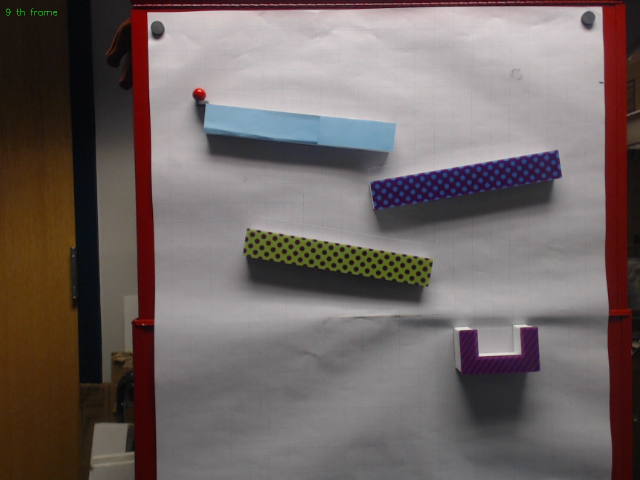
#> input picture frames/frame009.jpg, 1280 x 960 px (shown at 1/2 size); its folder holds only this picture in this run
$ python main.py   (Python 2 division)   (older library calls are emulated)
#> lines starting #> are read from the running program, lines starting #| are printed output that depends on the picture; after the words box and inside, x2 and y2 are one past the last pixel; in counts of white or black regions, pixels touching at a corner belong together
### run.py
import numpy as np
import cv2
import sys
import imutils
import os
import glob

kernel = np.ones((5,5), np.uint8)

# background subtractor
fgbg = cv2.createBackgroundSubtractorMOG2()


cnt_min_vertices = 0
cnt_max_vertices = 1000000
cnt_solidity = [0.0, 100.0]
cnt_min_area = 200.0
cnt_max_area = 5000.0


points = []
radiuses = []


def find_corners(img):

	gray = cv2.cvtColor(img.copy(),cv2.COLOR_BGR2GRAY)

	ret,gray = cv2.threshold(gray, 85,255,1)

	cv2.imshow('filter', gray)
	contours = cv2.findContours(gray,cv2.RETR_LIST,cv2.CHAIN_APPROX_SIMPLE)[-2]

	tmp_x = []
	tmp_y = []
	results = []

	if len(contours) > 0 :

		c = max(contours, key=cv2.contourArea)
		x,y,w,h = cv2.boundingRect(c)

        	results.append(x)
		results.append(y)
		results.append(w)
		results.append(h)

	print results

	return results


def track(frame, corners, counter, surfaces,f):

    fgmask = fgbg.apply(frame)
    fgmask = cv2.morphologyEx(fgmask, cv2.MORPH_OPEN, kernel)

    cv2.imshow('mask',fgmask)
    blurred = cv2.GaussianBlur(frame, (11, 11), 0)
    hsv = cv2.cvtColor(blurred, cv2.COLOR_BGR2HSV)
    kernel2 = np.ones((1,1),np.uint8)
    mask2 = cv2.inRange(hsv, (0, 50, 50), (10,255,255))
    mask2 = cv2.morphologyEx(mask2, cv2.MORPH_OPEN, kernel2)
    mask2 = cv2.morphologyEx(mask2, cv2.MORPH_CLOSE, kernel2)

    mask3 = cv2.inRange(hsv, (166, 50, 70), (180,255,255))
    mask3 = cv2.morphologyEx(mask3, cv2.MORPH_OPEN, kernel2)
    mask3 = cv2.morphologyEx(mask3, cv2.MORPH_CLOSE, kernel2)

    mask_r= cv2.bitwise_or(mask3,mask2)
    cv2.imshow('red mask', mask_r)

    res = cv2.bitwise_and(fgmask,mask_r)

    cnts = cv2.findContours(mask_r.copy(), cv2.RETR_EXTERNAL,cv2.CHAIN_APPROX_SIMPLE)[-2]
    center = None

    detected_balls = cv2.goodFeaturesToTrack(res.copy(), maxCorners=100, qualityLevel=0.5,minDistance=20, blockSize=9)


	# do it once
    if corners is None:
        corners = find_corners(frame)

    if len(cnts) > 0:

        for cnt in cnts :

            ((u, v), radius) = cv2.minEnclosingCircle(cnt)

            area = cv2.contourArea(cnt)
            if (area > cnt_max_area or area < cnt_min_area):
                continue

            center = (int(u),int(v))

            cv2.circle(frame,(int(u),int(v)), int(radius), (0,0,255),2)
            points.append((int(u),int(v)))
            f.write(str(int(u)) + ' , ' + str(int(v)) + '\n')
            radiuses.append(radius)


    s = 'undefined'

	# decide status, sliding, bouncing, falling
    if ((len(points) > 5) and (len(surfaces) > 0) and (len(radiuses) > 0) ) :

        frame = get_status(points, frame, surfaces, np.mean(radiuses),f )

    for i in np.arange(1, len(points)):
		# if either of the tracked points are None, ignore them
        if points[i - 1] is None or points[i] is None:
            continue

		# check to see if enough points have been accumulated in the buffer
		#if i == 1 and points[-10] is not None:
        cv2.circle(frame, points[i], 2, (20, 255, 255), 1)
        cv2.line(frame, points[i - 1], points[i], (255, 0, 0), 1)

    counter = counter +1
    #cv2.putText(frame, "{} th frame".format(counter),
    #	(10, 30), cv2.FONT_HERSHEY_SIMPLEX, 0.6, (0, 255, 0), 1)

    cv2.imshow('img', frame)
    # [5 lines of commented-out code are left out]
    cv2.imwrite("./color/%03d.jpg" % counter,frame)
    cv2.imwrite("./res/%03d.jpg" % counter,mask)

    return frame


# [81 lines left out: functions get_status, find_surface, not called in this run]

### color_det.py
# import the necessary packages
from __future__ import print_function
from collections import deque
import numpy as np
import argparse
import imutils
import cv2
#import urllib #for reading image from URL
import glob

# import the necessary packages

from imutils import perspective
from imutils import contours
from scipy.spatial import distance as dist

import run

def order_points(pts, corners):
    # sort the points based on their x-coordinates
    xSorted = pts[np.argsort(pts[:, 0]), :]

    ySorted = pts[np.argsort(pts[:, 1]), :]

    upper = ySorted[-1]

    # grab the left-most and right-most points from the sorted
    # x-roodinate points
    leftMost = xSorted[:2, :]
    rightMost = xSorted[2:, :]

    left = leftMost[0][0]
    right = rightMost[1][0]

    # now, sort the left-most coordinates according to their
    # y-coordinates so we can grab the top-left and bottom-left
    # points, respectively
    leftMost = leftMost[np.argsort(leftMost[:, 1]), :]
    (tl, bl) = leftMost

    # now that we have the top-left coordinate, use it as an
    # anchor to calculate the Euclidean distance between the
    # top-left and right-most points; by the Pythagorean
    # theorem, the point with the largest distance will be
    # our bottom-right point
    D = dist.cdist(tl[np.newaxis], rightMost, "euclidean")[0]
    (br, tr) = rightMost[np.argsort(D)[::-1], :]

    # return the coordinates in top-left, top-right,
    # bottom-right, and bottom-left order
    return np.array([tl, tr, br, bl], dtype="float32")


# define the lower and upper boundaries of the colors in the HSV color space
lower = {'red':(166, 84, 141), 'green':(66, 122, 129), 'blue':(100, 40, 80), 'yellow':(23, 59, 119),  'violet':(130,25,30), 'brown' : (10,60,10)} #assign new item lower['blue'] = (93, 10, 0) 'orange':(0, 50, 80),
upper = {'red':(186,255,255), 'green':(86,255,255), 'blue':(120,255,255), 'yellow':(54,255,255),  'violet':(160,200,90), 'brown' : (20,75,30)} #'orange':(20,255,255)

# define standard colors for circle around the object
colors = {'red':(0,0,255), 'green':(0,255,0), 'blue':(255,0,0), 'yellow':(0, 255, 217),  'violet':(124,93,153), 'brown' : (15,70,20)} # 'orange':(0,140,255),


def detect_shape(c):
	# initialize the shape name and approximate the contour
	shape = "unidentified"
	peri = cv2.arcLength(c, True)
	approx = cv2.approxPolyDP(c, 0.04 * peri, True)

	print (len(approx))

	# if the shape has 4 vertices, it is either a square or
	# a rectangle
	# or 2 , is the violet with blue dots on it
	if len(approx) == 4:
		shape = "rectangle"

	# if the shape is a pentagon, it will have 5 vertices
	elif len(approx) >= 6:
		shape = "concave"

	return shape

corners =None

counter = 0


def detect_env(frame, corners,f):

	stuffs = deque(maxlen = 64)

	blurred = cv2.GaussianBlur(frame, (11, 11), 0)
	hsv = cv2.cvtColor(blurred, cv2.COLOR_BGR2HSV)


        kernel = np.ones((9,9),np.uint8)

	mask = cv2.inRange(hsv, lower['blue'], upper['blue'])
    	mask = cv2.morphologyEx(mask, cv2.MORPH_OPEN, kernel)
    	mask = cv2.morphologyEx(mask, cv2.MORPH_CLOSE, kernel)
        '''
	maskv = cv2.inRange(hsv, lower['violet'], upper['violet'])
	maskv = cv2.morphologyEx(maskv, cv2.MORPH_OPEN, kernelv)
	maskv = cv2.morphologyEx(maskv, cv2.MORPH_CLOSE, kernelv)
	   '''

        # find contours in the mask and initialize the current
        # (x, y) center of the ball
	#mask= cv2.bitwise_or(maskb,maskv)
	#cv2.imshow("mask blue", maskb)
	cv2.imshow("mask", mask)

        '''
        mask =  cv2.inRange(hsv, lower['brown'], upper['brown'])
        mask = cv2.morphologyEx(mask, cv2.MORPH_OPEN, kernelv)
        mask = cv2.morphologyEx(mask, cv2.MORPH_CLOSE, kernelv)
        '''

        cv2.imshow("mask", mask)

        cnts = cv2.findContours(mask.copy(), cv2.RETR_EXTERNAL,
        	    cv2.CHAIN_APPROX_SIMPLE)[-2]
        center = None


        	# only proceed if at least one contour was found
        if len(cnts) > 0:

            		# loop over the contours individually
        	for (i, c) in enumerate(cnts):
                	# if the contour is not sufficiently large, ignore it
                	if cv2.contourArea(c) < 500:
				        continue


                	# compute the rotated bounding box of the contour, then
                	# draw the contours
                	box = cv2.minAreaRect(c)
                	box = cv2.cv.BoxPoints(box) if imutils.is_cv2() else 								cv2.boxPoints(box)
                	box = np.array(box, dtype="int")

			# order the points in the contour such that they appear
                	# in top-left, top-right, bottom-right, and bottom-left
                	# order, then draw the outline of the rotated bounding
                	# box
                	rect = order_points(box, corners)

                        if rect is None:
				            continue

                	cv2.drawContours(frame, [box], -1, colors['blue'], 2)
                	# show the original coordinates
                	#print("Object #{}:".format(i + 1))
                	#print(box)

                	#get shape, rectangles are obstacles, the concave one is the goal
			shape = detect_shape(c)

			# luckily the goal has a specific shape
			if (shape == 'concave'):
				stuffs.appendleft(rect)
                        	f.write('goal' + '\n')
                        	f.write( ','.join( str(v) for v in rect))
                        	f.write('\n')
			        # the rest are ostacles
                    	else :
				stuffs.append(rect)

                	# show the re-ordered coordinates
                	#print(rect.astype("int"))
                	#print("")
                	# loop over the original points and draw them

			'''
                	for ((x, y), color) in zip(rect, colors):
                    	cv2.circle(frame, (int(x), int(y)), 5, colors[key], -1)

                	# draw the object num at the top-left corner
                	cv2.putText(frame, key +" "+ shape,
                                (int(rect[0][0] - 15), int(rect[0][1] - 15)),
                   			cv2.FONT_HERSHEY_SIMPLEX, 0.55, colors[key], 2)
			'''
	return stuffs

### main.py
import numpy as np
import cv2
import sys
import imutils
import os
import glob
from collections import deque

# import the necessary packages

from imutils import perspective
from imutils import contours
from scipy.spatial import distance as dist

# import moduls
import color_det as det
import run

corners = None

obstacles = []
stuffs = deque(maxlen = 64)

surfaces = []
normals = []

goal = None

sort = False

# files for debugging
f = open('./ptscoordinate.txt','w')
f1 = open('./normalscoordinate.txt','w')
f2 = open('./obstaclecoordinate.txt','w')

def calculate_normal(pts):

	p1 = pts[0]
	p2 = pts[1]
	p3 = pts[2]

	dx = p2[0] - p1[0]
	dy = p2[1] - p1[1]


	angle = np.arctan2(dx,dy)
	len = 80

	x1 = (p1[0] + p2[0])/2.0
	y1 = (p1[1] + p2[1])/2.0
	x2 = x1 + len * np.cos(angle)
	y2 = y1 - len * np.sin(angle)

	return ([(x1,y1),(x2,y2)])

counter = 0

# put the image files in the folder frames, numbered them
for img in sorted(glob.glob("./frames/*.jpg"))  :

	frame = cv2.imread(img)
#> frame is the input picture: shape (960, 1280, 3); mean B, G, R 100.3, 102, 112.3

	if corners is None:
        	corners = run.find_corners(frame)
#> in find_corners, `gray = cv2.cvtColor(img.copy(),cv2.COLOR_BGR2GRAY)`:
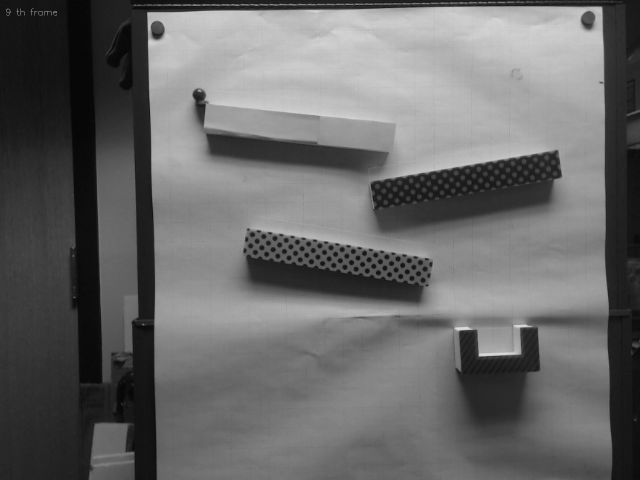
#> gray: shape (960, 1280) (shown at 1/2 size); min 5, max 222, mean 104.9
#> in find_corners, `ret,gray = cv2.threshold(gray, 85,255,1)`:
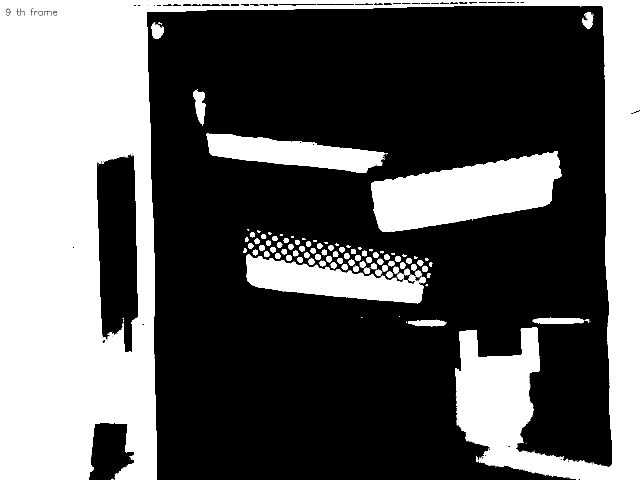
#> gray: shape (960, 1280) (shown at 1/2 size); 37.6% white; 156 white regions (68 under 20 px)
#> in find_corners, `contours = cv2.findContours(gray,cv2.RETR_LIST,cv2.CHAIN_APPROX_SIMPLE..`: contours = 355 contours, 232 with area under 20; largest, box (x1, y1, x2, y2) and area: (0, 0, 1280, 960) 399913, (742, 302, 1124, 464) 38139, (193, 308, 277, 705) 26676, (492, 508, 852, 608) 19060, (412, 266, 776, 346) 15434
#> in find_corners, `c = max(contours, key=cv2.contourArea)`: c = contour of 851 points, box (x1, y1, x2, y2) (0, 0, 1280, 960), area 399913
#> in find_corners, `x,y,w,h = cv2.boundingRect(c)`: x = 0; w = 1280; h = 960
#| [0, 0, 1280, 960]
#> corners = [0, 0, 1280, 960]

	if (len(stuffs) < 1):
	        stuffs = det.detect_env(frame,corners,f2)
#> in detect_env, `hsv = cv2.cvtColor(blurred, cv2.COLOR_BGR2HSV)`: hsv: shape (960, 1280, 3); mean H, S, V 105.6, 57.9, 114.5
#> in detect_env, `mask = cv2.inRange(hsv, lower['blue'], upper['blue'])`: mask: shape (960, 1280); 2.2% white; 103 white regions (9 under 20 px), largest, box (x1, y1, x2, y2) and area: (406, 209, 793, 307) 22724, (1104, 320, 1113, 329) 67, (1000, 326, 1009, 335) 66
#> in detect_env, `mask = cv2.morphologyEx(mask, cv2.MORPH_OPEN, kernel)`:
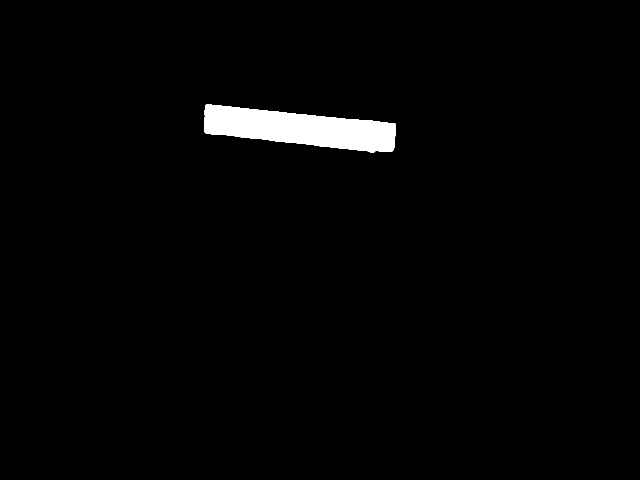
#> mask: shape (960, 1280) (shown at 1/2 size); 1.8% white; 1 white region, box (x1, y1, x2, y2) and area: (408, 209, 792, 305) 22678
#> in detect_env, `mask = cv2.morphologyEx(mask, cv2.MORPH_CLOSE, kernel)`: mask: shape (960, 1280); 1.8% white; 1 white region
#> in detect_env, `cnts = cv2.findContours(mask.copy(), cv2.RETR_EXTERNAL, cv2.CHAIN_APPR..`: cnts = 1 contour; box (x1, y1, x2, y2) and area: (408, 209, 792, 305) 22260
#> the loop in detect_env, `for (i, c) in enumerate(cnts):` made 1 pass
#> (box, xSorted in order_points, ySorted in order_points, left in order_points, right in order_points, D in order_points, rect, shape) on pass 1: ([[786, 308], [403, 270], [410, 207], [792, 245]], [[403, 270], [410, 207], [786, 308], [792, 245]], [[410, 207], [792, 245], [403, 270], [786, 308]], 403, 792, [389.3, 383.9], [[410, 207], [792, 245], [786, 308], [403, 270]], 'rectangle')
#| 4
#> after the loop in detect_env, `for (i, c) in enumerate(cnts):`:
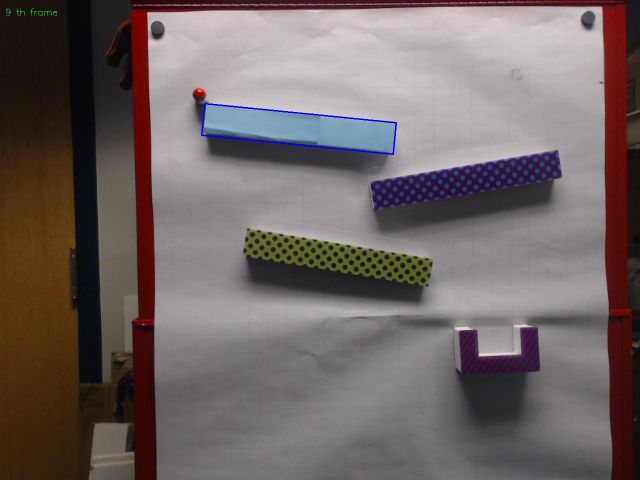
#> frame: shape (960, 1280, 3) (shown at 1/2 size); 0.22% of pixels changed, all inside (x1, y1, x2, y2) = (402, 206, 794, 310)

	if (len(normals) < 1) :
		for (i, rect) in enumerate(stuffs):
			if (i > 0):
		    		pts = calculate_normal(rect[:3])
				normals.append(pts)
				obstacles.append(rect)
				f1.write(','.join( str(p) for p in pts))
				f1.write('\n')
#> this loop made 1 pass
#> rect on pass 1: [[410, 207], [792, 245], [786, 308], [403, 270]]
#> after the loop, normals = []; obstacles = []

	if ((len(obstacles) == 3) and not sort) :
		# sort with the y coordinate of the top left element in rectangle
		obstacles.sort(key=lambda x: x[0][1])
		sort = True

	if ( len(surfaces) < 1  and len(obstacles) == 3):
		for o in obstacles:
			f2.write('obstacle' + '\n')
			f2.write(','.join(str(v) for v in o))
			f2.write('\n')
			surfaces.append(o[:2])

	# draw goal and obstacles :
	frame = run.track(frame, corners, counter, surfaces,f)
#> in track, `fgmask = fgbg.apply(frame)`: fgmask: shape (960, 1280); every value is 127
#> in track, `hsv = cv2.cvtColor(blurred, cv2.COLOR_BGR2HSV)`: hsv: shape (960, 1280, 3); mean H, S, V 105.6, 58.6, 114.7
#> in track, `mask2 = cv2.inRange(hsv, (0, 50, 50), (10,255,255))`: mask2: shape (960, 1280); 4.9% white; 138 white regions (118 under 20 px), largest, box (x1, y1, x2, y2) and area: (1208, 2, 1280, 787) 29685, (235, 19, 312, 960) 25020, (1228, 814, 1263, 960) 2807
#> in track, `mask3 = cv2.inRange(hsv, (166, 50, 70), (180,255,255))`: mask3: shape (960, 1280); 1.7% white; 119 white regions (87 under 20 px), largest, box (x1, y1, x2, y2) and area: (269, 0, 1235, 425) 14936, (1209, 227, 1221, 488) 1622, (1210, 519, 1230, 625) 680
#> in track, `mask_r= cv2.bitwise_or(mask3,mask2)`:
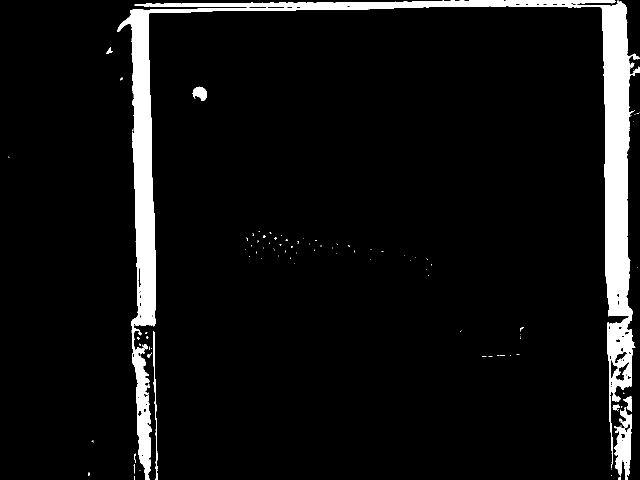
#> mask_r: shape (960, 1280) (shown at 1/2 size); 6.6% white; 114 white regions (100 under 20 px), largest, box (x1, y1, x2, y2) and area: (235, 0, 1280, 960) 75498, (1228, 814, 1263, 960) 2807, (306, 662, 315, 960) 611
#> in track, `res = cv2.bitwise_and(fgmask,mask_r)`: res: shape (960, 1280); values 0 (black) and 127 (white), 6.6% white; 114 white regions (100 under 20 px)
#> in track, `cnts = cv2.findContours(mask_r.copy(), cv2.RETR_EXTERNAL,cv2.CHAIN_APP..`: cnts = 113 contours, 102 with area under 20; largest, box (x1, y1, x2, y2) and area: (235, 0, 1280, 960) 73718, (1228, 814, 1263, 960) 2639, (385, 173, 414, 202) 516, (306, 662, 315, 960) 306, (1247, 792, 1263, 824) 218
#> in track, `detected_balls = cv2.goodFeaturesToTrack(res.copy(), maxCorners=100, q..`: detected_balls = 31 rows, first 8: [1237, 815], [291, 790], [284, 693], [295, 768], [1260, 662], [1244, 703], [1259, 755], [1250, 858]
#> the loop in track, `for cnt in cnts : ` made 113 passes
#> (u, v, radius, area) on passes 2, 20, 22, 32, 37: (1238.5, 956.3, 3.66, 21), (1231.8, 815.3, 7.89, 86), (1232.1, 795.4, 9.03, 142.5), (297.8, 711.2, 3.88, 20.5), (289, 693, 6.4, 43)
#> (u, v, radius, area, center) on passes 17, 21, 46: (1252.5, 886.5, 72.52, 2639, (1252, 886)), (1259.3, 807.6, 15.62, 218.5, (1259, 807)), (310.5, 810.5, 148.5, 306.5, (310, 810))
#> after the loop in track, `for cnt in cnts :`:
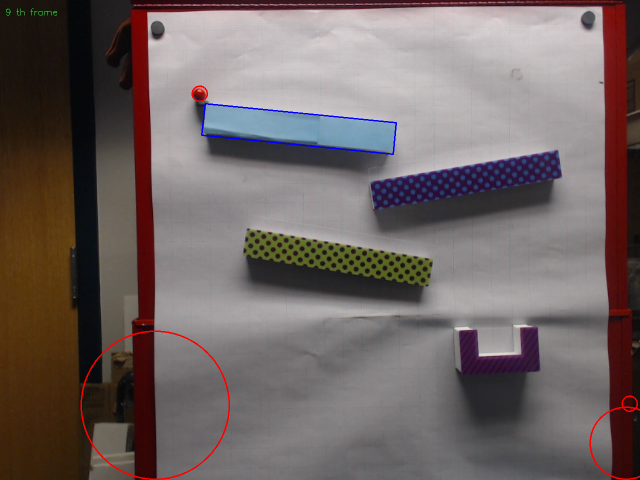
#> frame: shape (960, 1280, 3) (shown at 1/2 size); 0.34% of pixels changed, all inside (x1, y1, x2, y2) = (161, 171, 1280, 960)
#> after the loop in track, `for cnt in cnts :`: points = [(1252, 886), (1259, 807), (310, 810), (399, 187)]; radiuses = [72.52, 15.62, 148.5, 15.01]
#> the loop in track, `for i in np.arange(1, len(points)):` made 3 passes
#> after the loop in track, `for i in np.arange(1, len(points)):`:
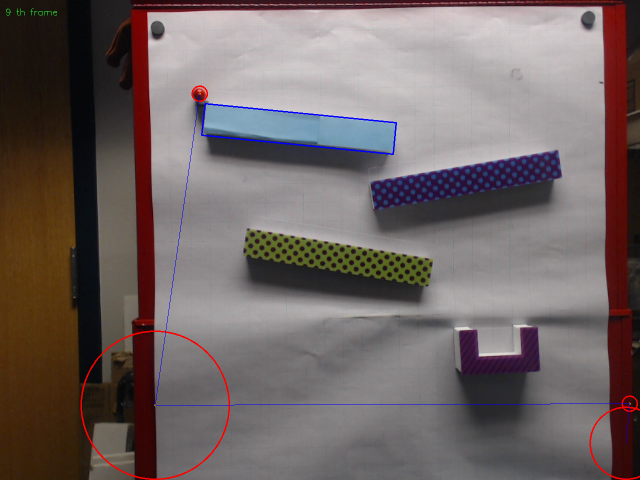
#> frame: shape (960, 1280, 3) (shown at 1/2 size); 0.14% of pixels changed, all inside (x1, y1, x2, y2) = (308, 185, 1262, 887)
#> (the run stopped early here; a loop or call above may not have finished)
